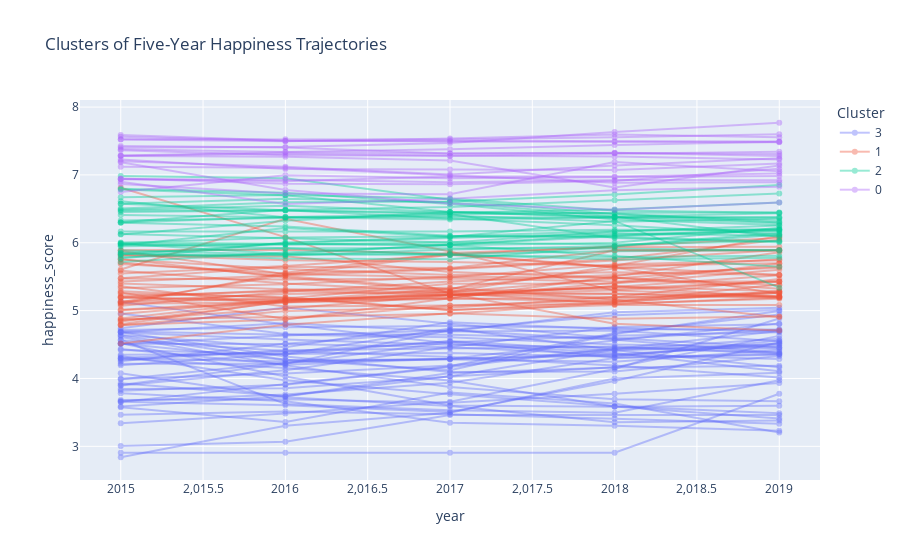

The code cell stored with this chart in its notebook:
### Markdown cell above
Stability tables confirm that top-ranked countries enjoy both high scores and low volatility. The fastest improvers combine solid gains with mid-tier averages, while the largest decliners often remain above-average despite recent setbacks.

### Code cell
trend_matrix = happiness.pivot_table(index="country", columns="year", values="happiness_score")
trend_matrix = trend_matrix.dropna()
scaler = StandardScaler()
trend_scaled = scaler.fit_transform(trend_matrix)
kmeans = KMeans(n_clusters=4, random_state=42, n_init=20)
trend_matrix["cluster"] = kmeans.fit_predict(trend_scaled)
trend_long = trend_matrix.reset_index().melt(id_vars=["country", "cluster"], var_name="year", value_name="happiness_score")
fig_clusters = px.line(
    trend_long,
    x="year",
    y="happiness_score",
    color="cluster",
    line_group="country",
    hover_name="country",
    markers=True,
    title="Clusters of Five-Year Happiness Trajectories",
)
fig_clusters.update_traces(opacity=0.4)
fig_clusters.update_layout(legend=dict(title="Cluster"))
fig_clusters.show()
